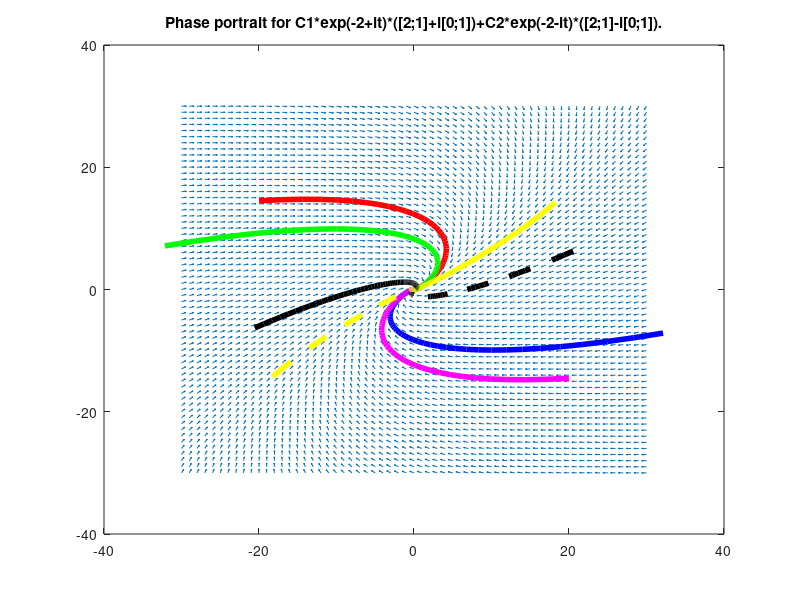

Write MATLAB code to recreate this figure.
close all
fprintf(['Phase portrait for\n\n',...
         '   C1*exp(-2+it)*([2;1]+i[0;1])+C2*exp(-2-it)*([2;1]-i[0;1]).\n\n'])
pause
[X, Y] = meshgrid(-30:30, -30:30);
S = (-3*X+2*Y);
T=  (-X-Y);
L = sqrt(S.^2 + T.^2);
figure(1)
quiver(X, Y, S./L, T./L, 0.45)
hold on
title('Phase portrait for C1*exp(-2+it)*([2;1]+i[0;1])+C2*exp(-2-it)*([2;1]-i[0;1]).')
T=linspace(-0.5,3);
alpha=-2;beta=1;
C1=1;C2=10;
X=exp(alpha*T).*((C1*cos(beta*T)+C2*sin(beta*T))*2+(-C1*sin(beta*T)+C2*cos(beta*T)*0));
Y=exp(alpha*T).*((C1*cos(beta*T)+C2*sin(beta*T))*1+(-C1*sin(beta*T)+C2*cos(beta*T)*1));
plot(X,Y,'r','linewidth',4)
hold on
C1=1;C2=-10;
X=exp(alpha*T).*((C1*cos(beta*T)+C2*sin(beta*T))*2+(-C1*sin(beta*T)+C2*cos(beta*T)*0));
Y=exp(alpha*T).*((C1*cos(beta*T)+C2*sin(beta*T))*1+(-C1*sin(beta*T)+C2*cos(beta*T)*1));
plot(X,Y,'b','linewidth',4)
C1=-1;C2=-10;
X=exp(alpha*T).*((C1*cos(beta*T)+C2*sin(beta*T))*2+(-C1*sin(beta*T)+C2*cos(beta*T)*0));
Y=exp(alpha*T).*((C1*cos(beta*T)+C2*sin(beta*T))*1+(-C1*sin(beta*T)+C2*cos(beta*T)*1));
plot(X,Y,'m','linewidth',4)
C1=-1;C2=10;
X=exp(alpha*T).*((C1*cos(beta*T)+C2*sin(beta*T))*2+(-C1*sin(beta*T)+C2*cos(beta*T)*0));
Y=exp(alpha*T).*((C1*cos(beta*T)+C2*sin(beta*T))*1+(-C1*sin(beta*T)+C2*cos(beta*T)*1));
plot(X,Y,'g','linewidth',4)
T=linspace(-1.2,1.2);
C1=1;C2=0;
X=exp(alpha*T).*((C1*cos(beta*T)+C2*sin(beta*T))*2+(-C1*sin(beta*T)+C2*cos(beta*T)*0));
Y=exp(alpha*T).*((C1*cos(beta*T)+C2*sin(beta*T))*1+(-C1*sin(beta*T)+C2*cos(beta*T)*1));
plot(X,Y,'y','linewidth',4)
C1=-1;C2=0;
X=exp(alpha*T).*((C1*cos(beta*T)+C2*sin(beta*T))*2+(-C1*sin(beta*T)+C2*cos(beta*T)*0));
Y=exp(alpha*T).*((C1*cos(beta*T)+C2*sin(beta*T))*1+(-C1*sin(beta*T)+C2*cos(beta*T)*1));
plot(X,Y,'y--','linewidth',4)
C1=0;C2=1;
X=exp(alpha*T).*((C1*cos(beta*T)+C2*sin(beta*T))*2+(-C1*sin(beta*T)+C2*cos(beta*T)*0));
Y=exp(alpha*T).*((C1*cos(beta*T)+C2*sin(beta*T))*1+(-C1*sin(beta*T)+C2*cos(beta*T)*1));
plot(X,Y,'k','linewidth',4)
C1=0;C2=-1;
X=exp(alpha*T).*((C1*cos(beta*T)+C2*sin(beta*T))*2+(-C1*sin(beta*T)+C2*cos(beta*T)*0));
Y=exp(alpha*T).*((C1*cos(beta*T)+C2*sin(beta*T))*1+(-C1*sin(beta*T)+C2*cos(beta*T)*1));
plot(X,Y,'k--','linewidth',4)
hold off
